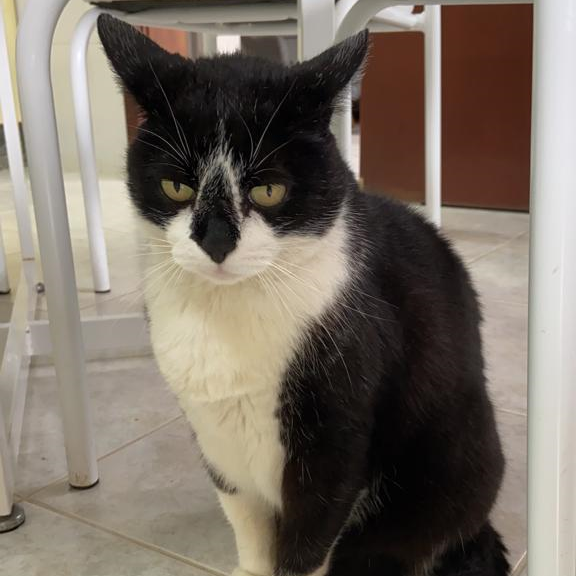
#> input picture imgs/puc.png, 576 x 576 px
$ python convolution.py
#> lines starting #> are read from the running program, lines starting #| are printed output that depends on the picture
### conv/pooling.py
import numpy as np
import math

def maxpooling(img: np.array, pool_size: tuple, stride: int) -> np.array:
    m, n = img.shape
    p, q = pool_size

    result_m = math.ceil(((m - p) / stride) + 1)
    result_n = math.ceil(((n - q) / stride) + 1)

    result = np.empty((result_m, result_n), dtype=int)

    for i in range(0, m - p + 1, stride):
        for j in range(0, n - q + 1, stride):
            result[i//stride][j//stride] = np.max(img[i:p+i, j:q+j])

    return result

# [11 lines that do not run on import are left out]

### conv/convolution.py
import numpy as np
from PIL import Image
import math

# MaxPooling
import pooling as pl

# Gaussian blur 3x3 kernel
blur = np.array([[1, 2, 1],
                [2, 4, 2],
                [1, 2, 1]]) / 16

# Edge detection kernel
edge = np.array([[-1, -1, -1],
                [-1, 8, -1],
                [-1, -1, -1]])

# Sharpen kernel
sharpen = np.array([[0, -1, 0],
                    [-1, 5, -1],
                    [0, -1, 0]])

# Identity kernel
identity = np.array([[0, 0, 0],
                    [0, 1, 0],
                    [0, 0, 0]])

laplace_gauss = np.array([[0, 0, -1, 0, 0],
                          [0, -1, -2, -1, 0],
                          [-1, -2, 16, -2, -1],
                          [0, -1, -2, -1, 0],
                          [0, 0, -1, 0, 0]])

def convolve(img: np.array, kernel: np.array, stride: int = 1, padding: int = 1) -> np.array:

    # Rotaciona o kernel em 180 graus
    kernel = np.rot90(kernel, 2)

    # Padding
    img_padded = np.pad(
        img, ((padding, padding), (padding, padding)), mode='constant')

    m, n = img.shape
    p, q = kernel.shape

    result_m = math.ceil((m - p + 2*padding) / stride)
    result_n = math.ceil((n - q + 2*padding) / stride)

    result = np.empty((result_m, result_n), dtype=int)

    # Convolution
    for i in range(0, m - p + 1, stride):
        for j in range(0, n - q + 1, stride):
            result[i][j] = np.sum(img_padded[i:p+i, j:q+j] * kernel)


    return result

# Teste

img = Image.open("../imgs/puc.png")
#> img is the input picture: PIL image 576x576 RGB; mean R, G, B 120.8, 111.1, 100.6
img = img.convert("L")
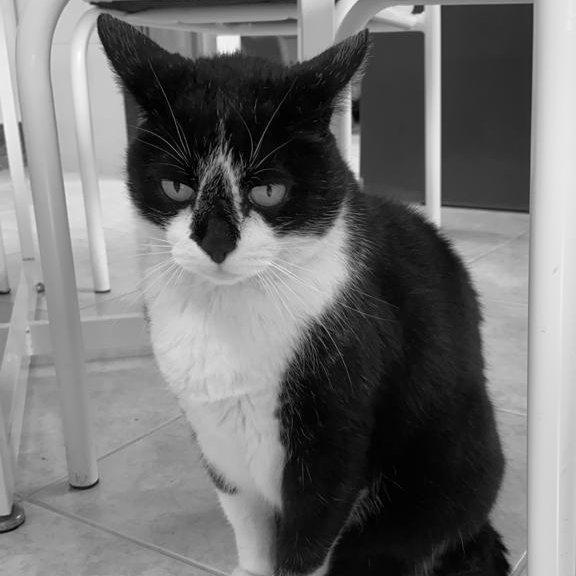
#> img: PIL image 576x576 L; min 0, max 254, mean 112.8
img = np.array(img)

kernel = laplace_gauss

m = convolve(img, kernel, stride=1, padding=1)
#> in convolve, `img_padded = np.pad( img, ((padding, padding), (padding, padding)), mo..`:
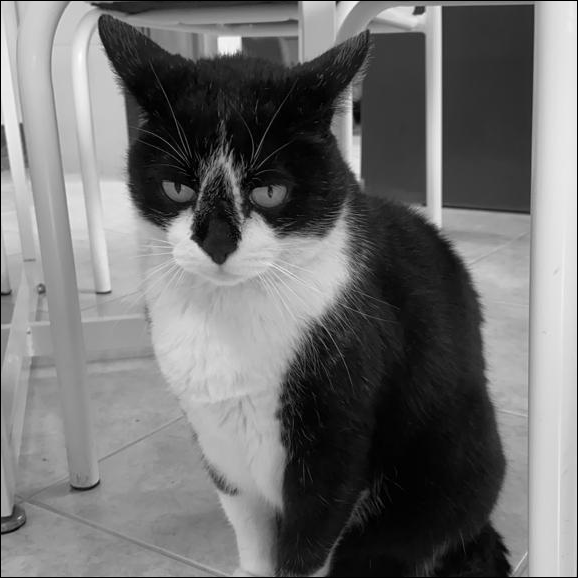
#> img_padded: shape (578, 578); min 0, max 254, mean 112
#> after the loop in convolve, `for i in range(0, m - p + 1, stride):`:
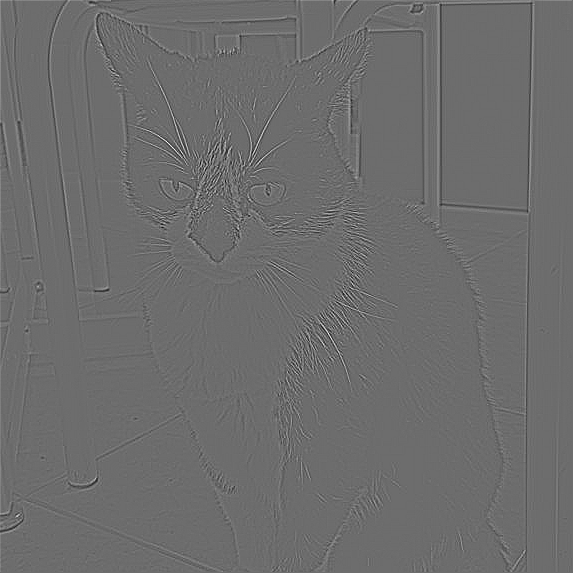
#> result: shape (573, 573) int64; min -914, max 1224, mean 0.5; drawn with min black and max white
m = pl.maxpooling(img, (2, 2), 2)
#> after the loop in maxpooling, `for i in range(0, m - p + 1, stride):`:
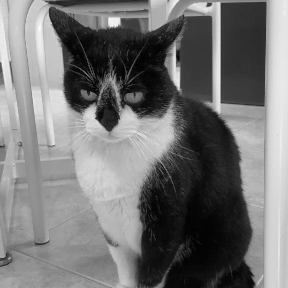
#> result: shape (288, 288) int64; min 0, max 254, mean 116.1

#> (the run stopped early here; a loop or call above may not have finished)

$ run again, with imgs/mila.png copied over imgs/puc.png
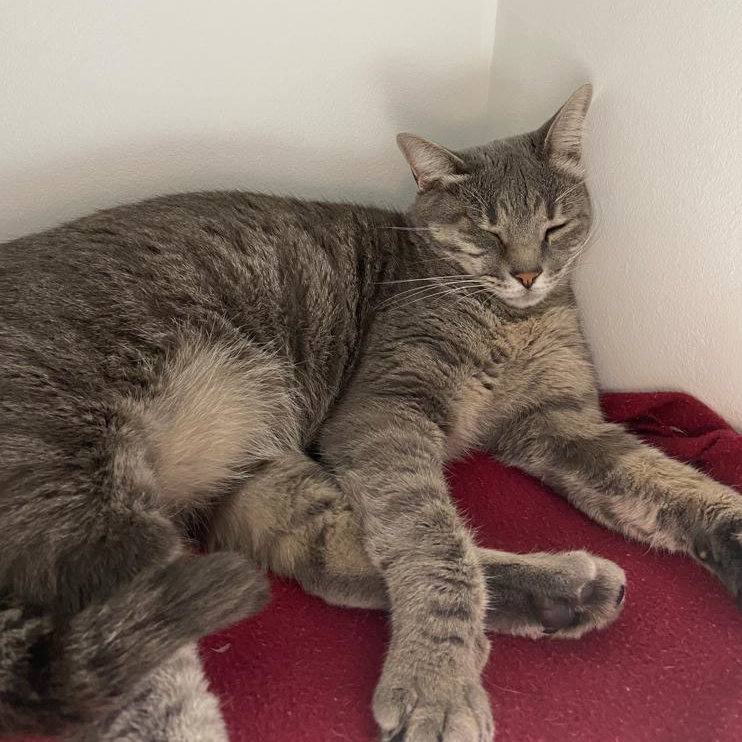
#> input picture imgs/mila.png, 742 x 742 px
#> img is the input picture: PIL image 742x742 RGB; mean R, G, B 130.7, 110.1, 101.2
#> img: PIL image 742x742 L
#> after the loop in convolve, `for i in range(0, m - p + 1, stride):`:
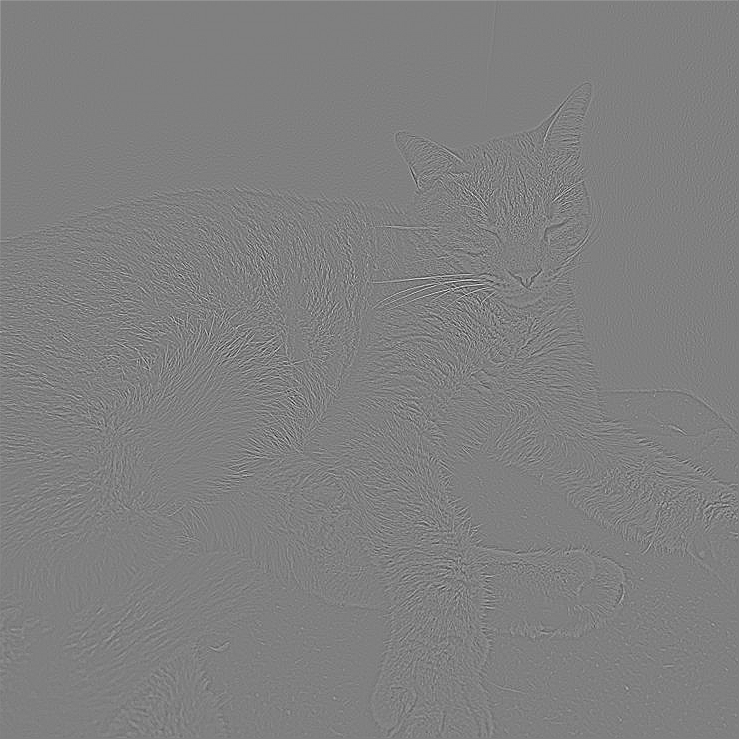
#> result: shape (739, 739) int64; min -1515, max 1502, mean 0.4; drawn with min black and max white
#> after the loop in maxpooling, `for i in range(0, m - p + 1, stride):`:
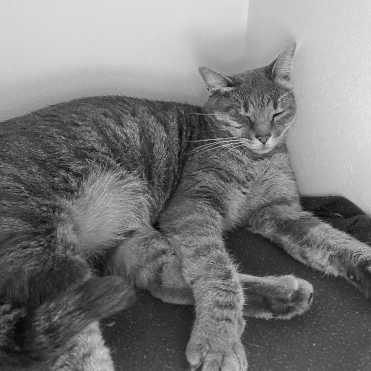
#> result: shape (371, 371) int64; min 7, max 239, mean 121.3

$ run again, with imgs/mila2.jpg saved as imgs/puc.png
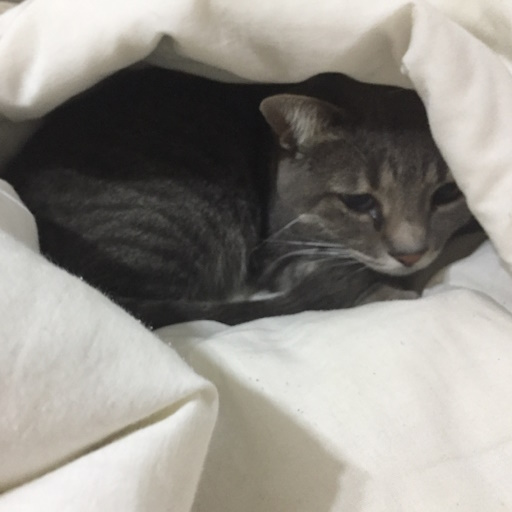
#> input picture imgs/mila2.jpg, 512 x 512 px
#> img is the input picture: PIL image 512x512 RGB; mean R, G, B 146.2, 143, 136.8
#> img: PIL image 512x512 L
#> after the loop in convolve, `for i in range(0, m - p + 1, stride):`:
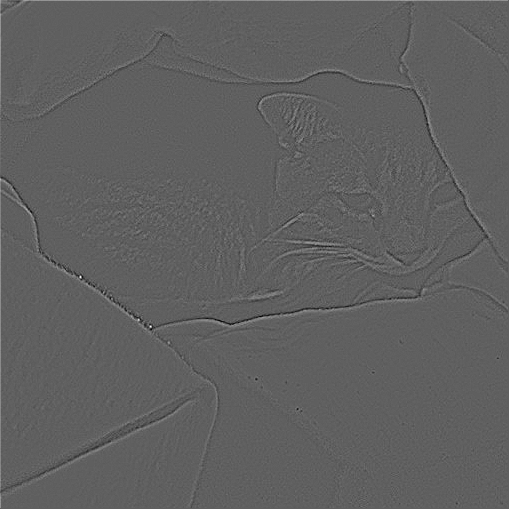
#> result: shape (509, 509) int64; min -449, max 744, mean 0.8; drawn with min black and max white
#> after the loop in maxpooling, `for i in range(0, m - p + 1, stride):`:
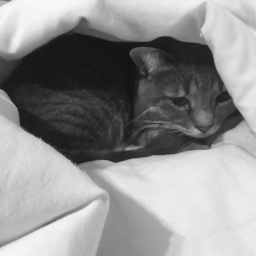
#> result: shape (256, 256) int64; min 18, max 249, mean 145.1
